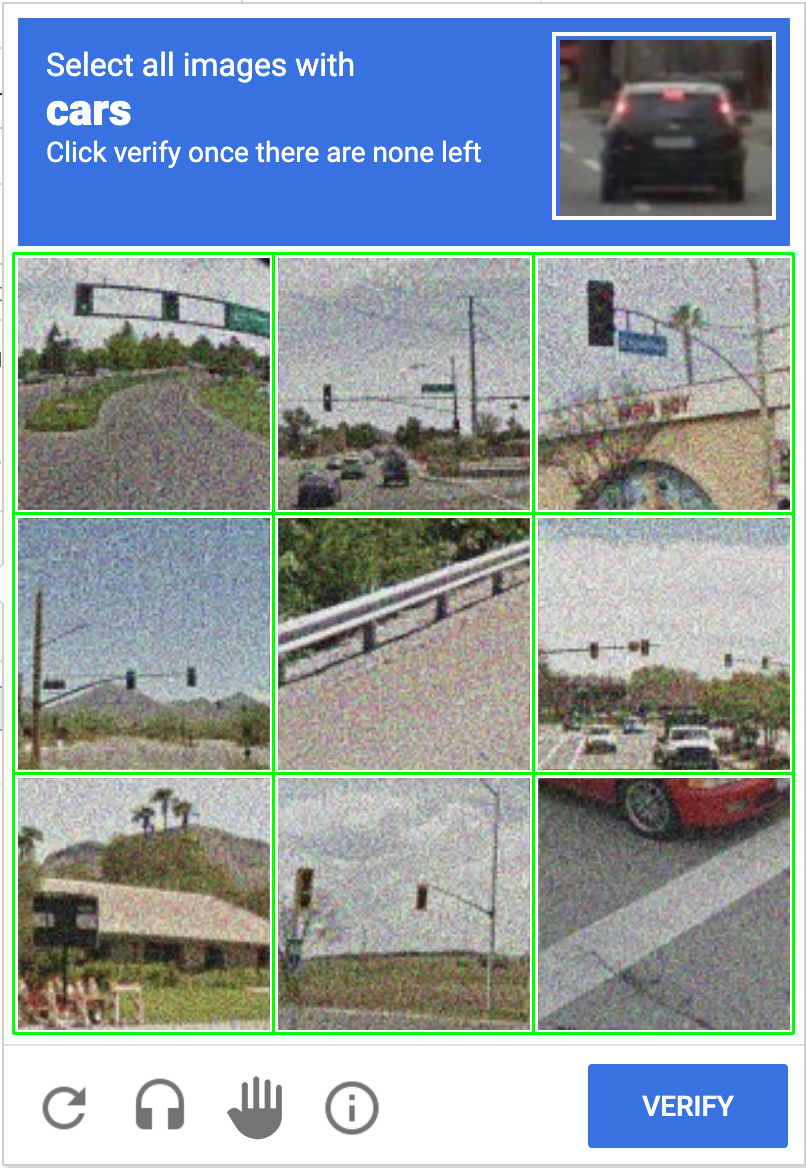
#> input picture debug_grid_recaptchaImages.png, 806 x 1168 px
$ python test_preprocessing.py ../debug_grid_recaptchaImages.png
#> lines starting #> are read from the running program, lines starting #| are printed output that depends on the picture
### src/image_processor.py
import os
import tempfile
import cv2
import numpy as np
from PIL import Image
from typing import Optional, List, Tuple, Dict, Any

class ImageProcessor:
    """
    Unified image processing class handling:
    - Basic image manipulation (sharpen, blur, contrast, etc.)
    - Grid detection
    - Background removal (using segmentation + LLM)
    """

    # [60 lines left out: functions __init__, __del__, detect_movement, not called in this run]

    @staticmethod
    def to_greyscale(image_path: str, output_path: str) -> None:
        """Convert an image to greyscale and save it."""
#> called with image_path = '../debug_grid_recaptchaImages.png'
        img = cv2.imread(image_path)
#> img is the input picture: shape (1168, 806, 3); mean B, G, R 164, 156.5, 143.4
        if img is None:
            raise ValueError(f"Could not read image from {image_path}")

        gray = cv2.cvtColor(img, cv2.COLOR_BGR2GRAY)
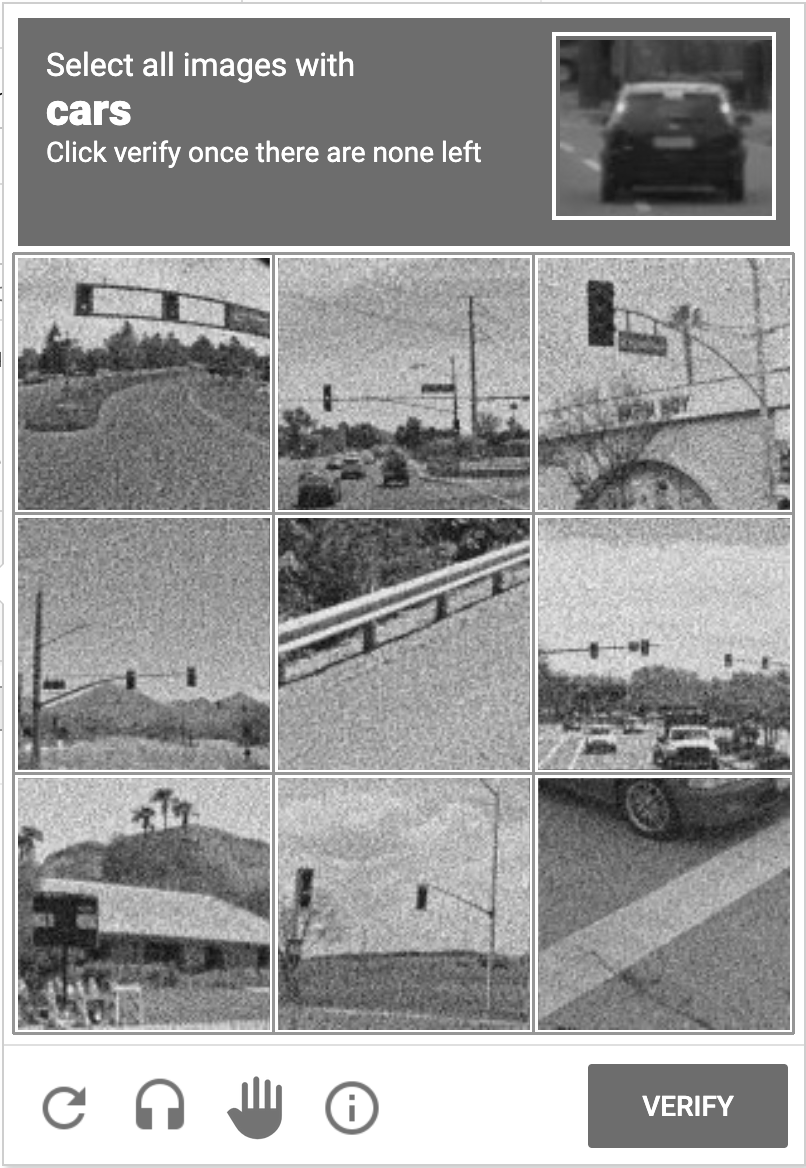
#> gray: shape (1168, 806); min 10, max 255, mean 153.5
        cv2.imwrite(output_path, gray)

    @staticmethod
    def to_edge_outline(image_path: str, output_path: str, low_threshold: int = 15, high_threshold: int = 60) -> None:
        """Detect and isolate edges in an image using Canny edge detection."""
#> called with image_path = '../debug_grid_recaptchaImages.png', low_threshold = 15, high_threshold = 60
        img = cv2.imread(image_path)
        if img is None:
            raise ValueError(f"Could not read image from {image_path}")

        gray = cv2.cvtColor(img, cv2.COLOR_BGR2GRAY)
        blurred = cv2.GaussianBlur(gray, (15, 15), 0)
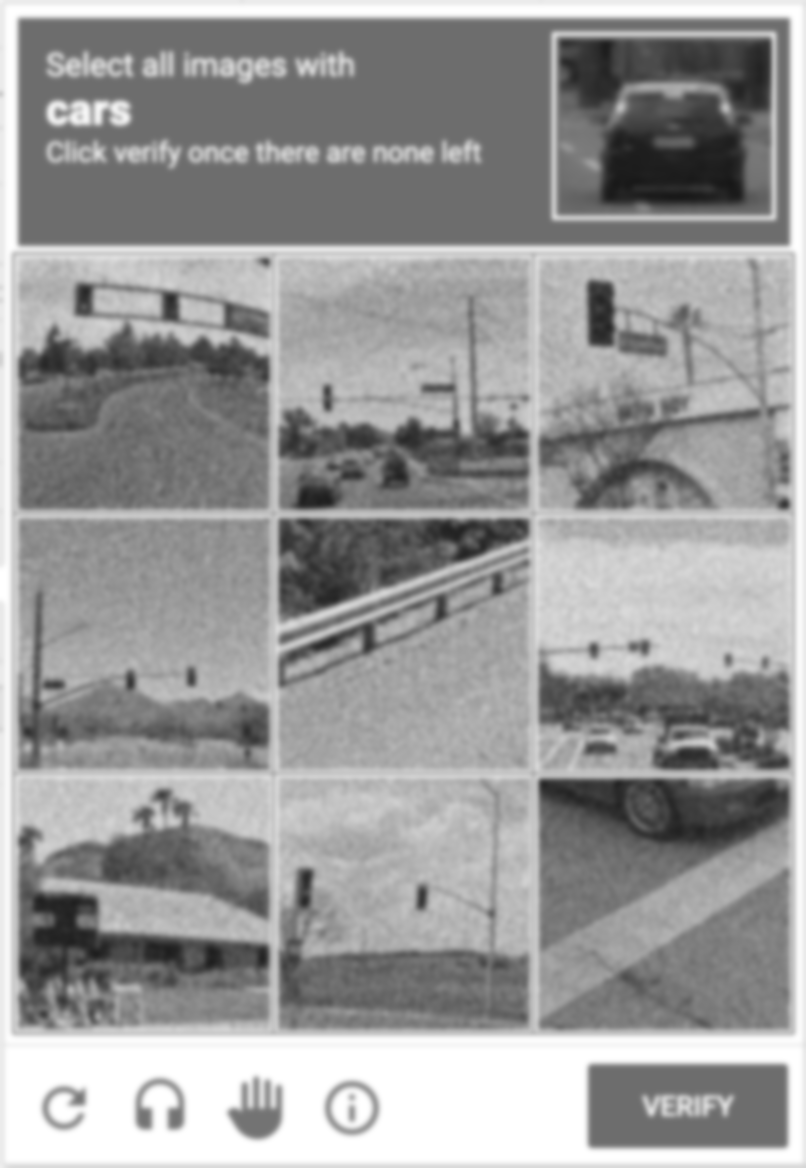
#> blurred: shape (1168, 806); min 23, max 255, mean 153.5
        edges = cv2.Canny(blurred, low_threshold, high_threshold)
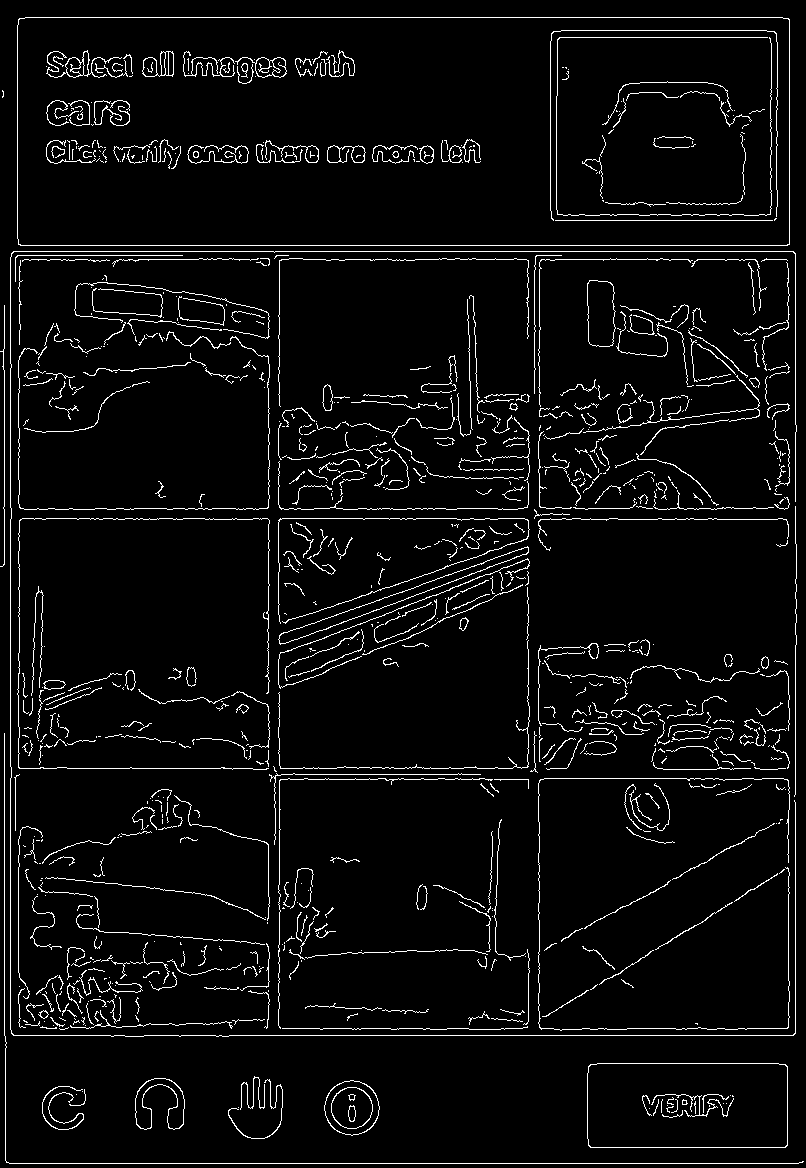
#> edges: shape (1168, 806); 4.7% white in thin lines or dots
        cv2.imwrite(output_path, edges)

    # [220 lines left out: functions sharpen_image, sharpen_edges, apply_clahe, apply_contrast_enhancement, apply_gaussian_blur, blend_colors and 3 more, not called in this run]

### scripts/test_preprocessing.py
#!/usr/bin/env python3
"""
Script to test image preprocessing functions (greyscale and edge detection).
"""
import argparse
import os
import sys
from pathlib import Path

# Add src to path
sys.path.insert(0, str(Path(__file__).parent.parent / "src"))

from image_processor import ImageProcessor


def main():
    parser = argparse.ArgumentParser(description="Test image preprocessing functions")
    parser.add_argument("image_path", help="Path to the input image")
    parser.add_argument(
        "--output-dir",
        default="test-results",
        help="Output directory for processed images (default: test-results)",
    )

    args = parser.parse_args()

    # Verify input image exists
    if not os.path.exists(args.image_path):
        print(f"Error: Image not found at {args.image_path}")
        sys.exit(1)

    # Create output directory if it doesn't exist
    os.makedirs(args.output_dir, exist_ok=True)

    # Get base filename without extension
    base_name = Path(args.image_path).stem

    # Define output paths
    greyscale_output = os.path.join(args.output_dir, f"{base_name}_greyscale.png")
    edges_output = os.path.join(args.output_dir, f"{base_name}_edges.png")

    # Process image
    print(f"Processing: {args.image_path}")
    print(f"Output directory: {args.output_dir}")

    print(f"\n1. Converting to greyscale...")
    ImageProcessor.to_greyscale(args.image_path, greyscale_output)
    print(f"   Saved: {greyscale_output}")

    print(f"\n2. Detecting edges...")
    ImageProcessor.to_edge_outline(args.image_path, edges_output)
    print(f"   Saved: {edges_output}")


    print(f"\n✓ Processing complete!")


if __name__ == "__main__":
    main()

$ run again, on debug_railing_dino.png
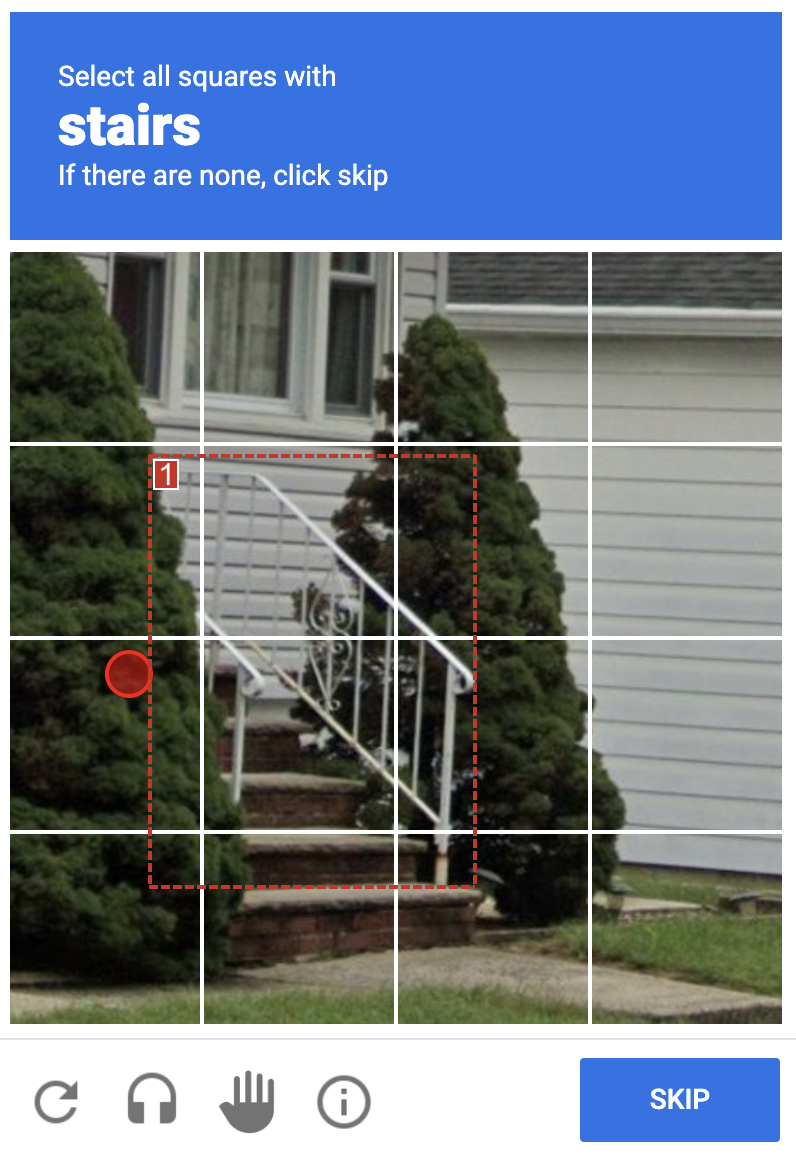
#> input picture debug_railing_dino.png, 796 x 1158 px
#> in to_greyscale, img is the input picture: shape (1158, 796, 3); mean B, G, R 137.9, 123.3, 111.4
#> in to_edge_outline, `blurred = cv2.GaussianBlur(gray, (15, 15), 0)`:
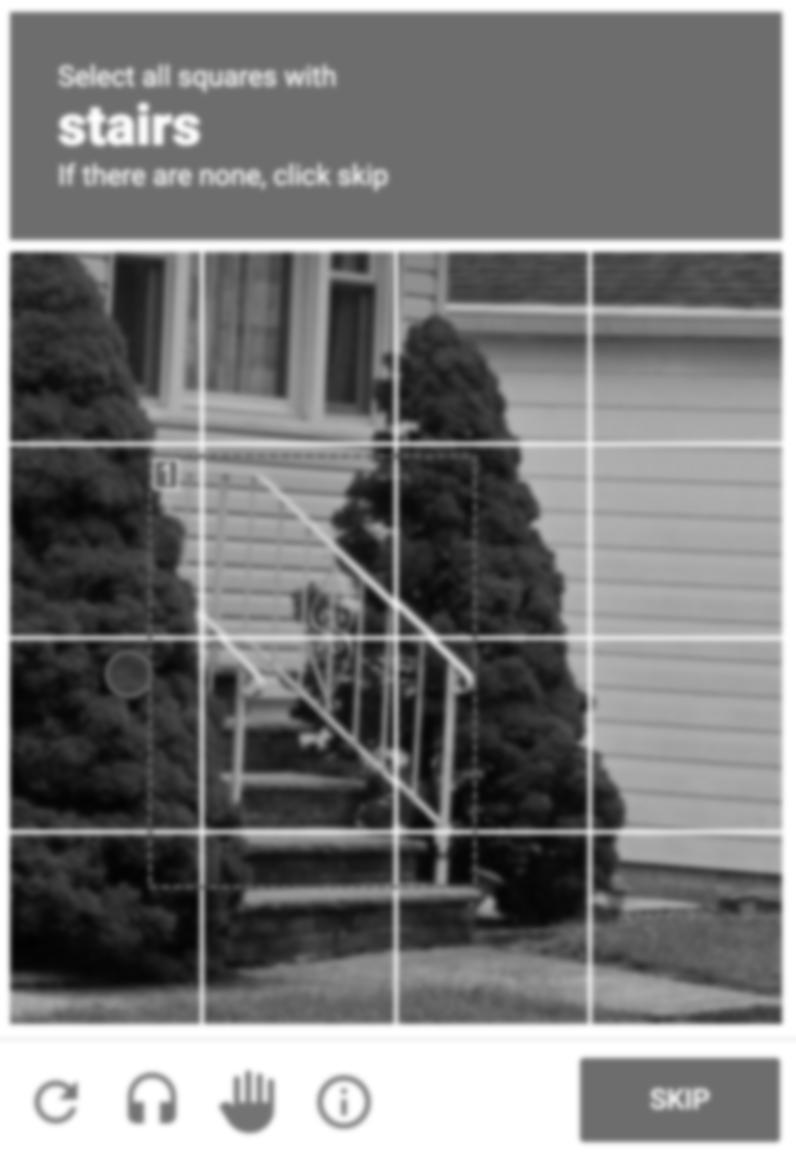
#> blurred: shape (1158, 796); min 2, max 255, mean 121.5
#> in to_edge_outline, `edges = cv2.Canny(blurred, low_threshold, high_threshold)`:
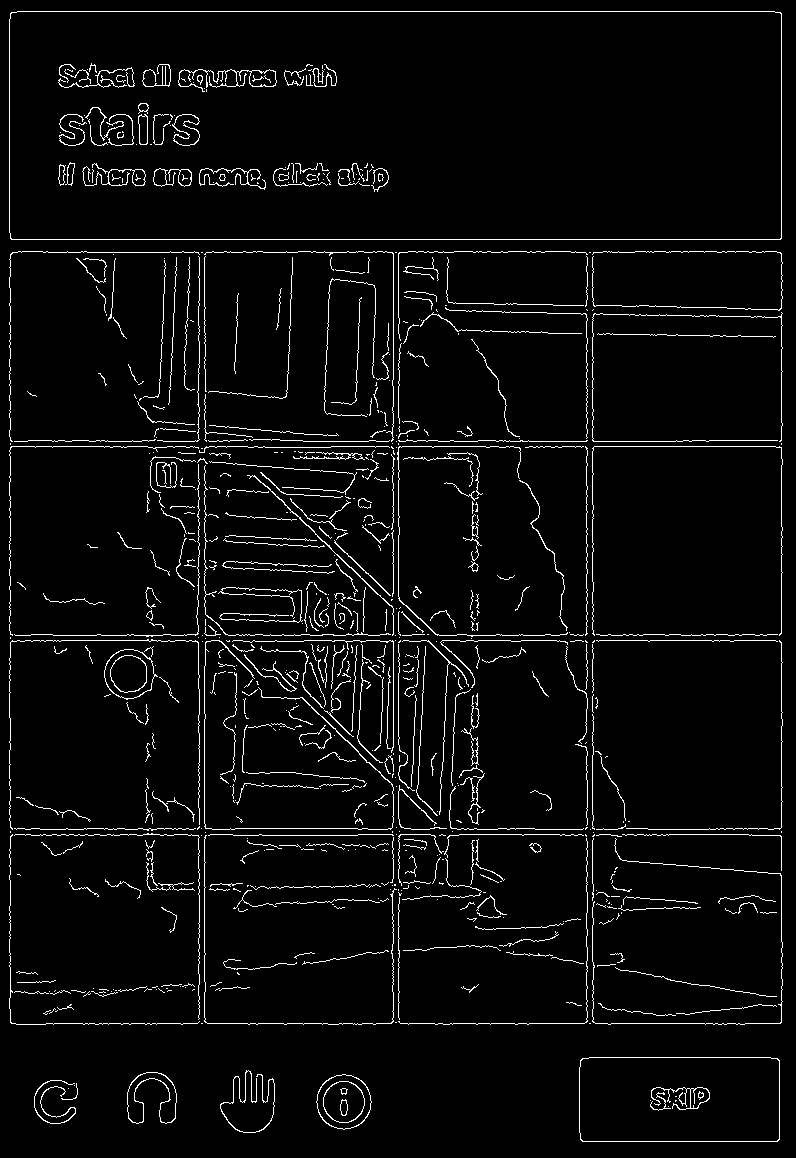
#> edges: shape (1158, 796); 4% white in thin lines or dots
